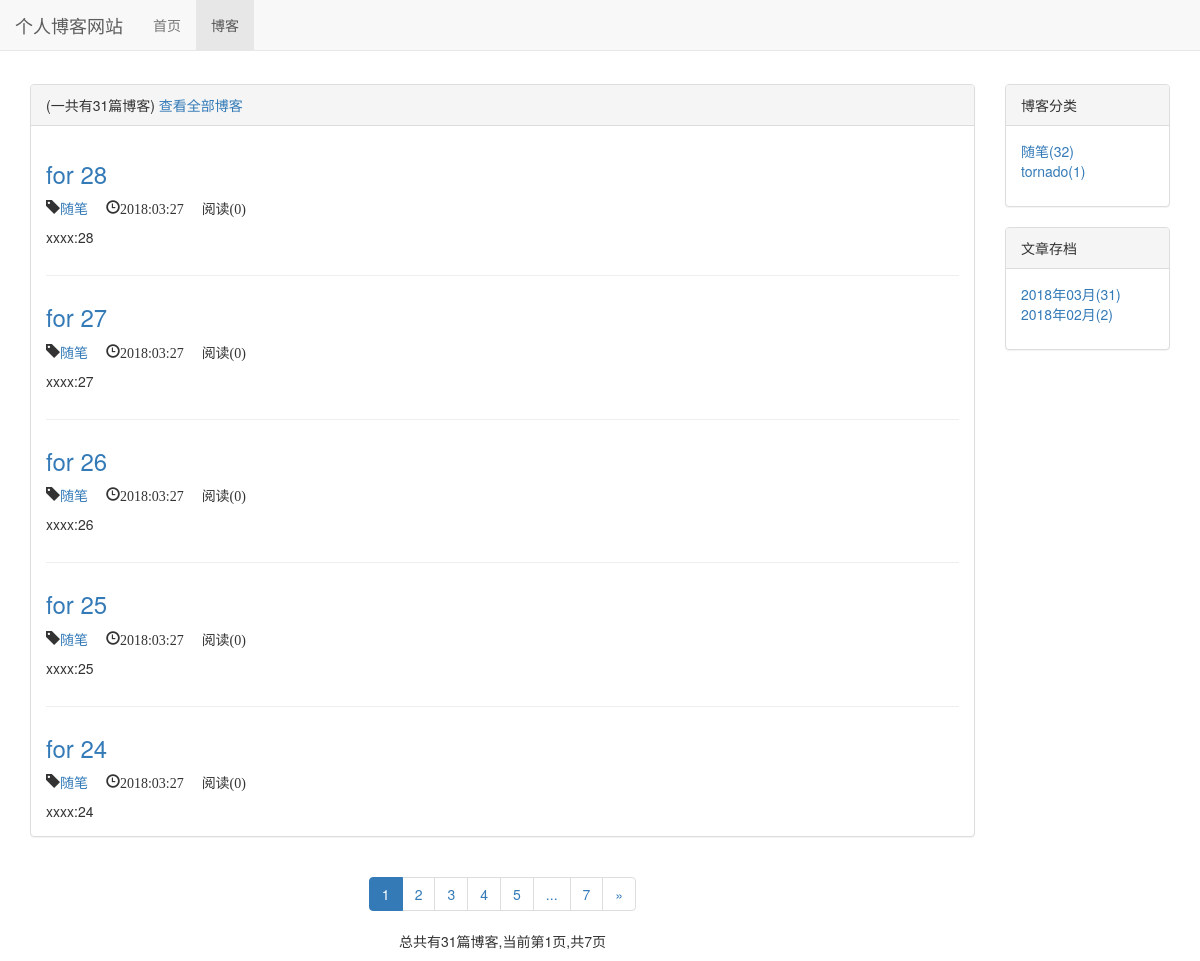
The app's page /blog/date/2018/3 with its own data.
### blog/models.py (models this page shows, shortened)
class Blog(models.Model, ReadNumExpandMethod):
    title = models.CharField(max_length=50)
    content = RichTextUploadingField()
    created_time = models.DateTimeField(auto_now_add=True)
    lst_update_time = models.DateTimeField(auto_now=True)
    author = models.ForeignKey(User, on_delete=models.DO_NOTHING)
    blog_type = models.ForeignKey(BlogType, on_delete=models.DO_NOTHING)
    class Meta:
        ordering = ["-created_time"]

class BlogType(models.Model):
    type_name = models.CharField(max_length=30)
    def __str__(self):
        return self.type_name

### blog/views.py (the view)
# urls.py: path('date/<int:year>/<int:month>', views.blog_with_date, name="blog_with_date"),
def blog_with_date(request, year, month):
    blogs_all_list = Blog.objects.filter(created_time__year=year, created_time__month=month)
    context = get_blog_list_common_data(request, blogs_all_list)
    return render_to_response("blog/blog_with_date.html", context)

### read_statistics/models.py (called while the page is built)
    def get_read_num(self):
        try:
            ct = ContentType.objects.get_for_model(self)
            readnum = ReadNum.objects.get(content_type=ct, object_id=self.pk)
            return readnum.read_num
        except exceptions.ObjectDoesNotExist:
            return 0

### blog/templates/blog/blog_with_date.html (shortened to what this page needs)
{% extends 'blog/blog_list.html' %}
{% block blog_list_title %}
    {{blog_type}}(一共有{{page_of_blogs.paginator.count}}篇博客)
    <a href="{% url 'blog_list' %}">查看全部博客</a>
{% endblock %}

### blog/templates/blog/blog_list.html (shortened to what this page needs)
{% extends 'base.html' %}
{% load staticfiles %}
{% block header_extends %}<link rel="stylesheet" href="{% static 'blog/blog.css'%}">{% endblock %}
{% block nav_blog_active %}active{% endblock %}
{% block content %}
    <div class="container">
        <div class="row">
            <div class="col-xs-12 col-md-8 col-lg-10">
                <div class="panel panel-default">
                    <div class="panel-heading">
                        {% block blog_list_title %}博客列表 (一共有{{page_of_blogs.paginator.count}}篇博客){% endblock %}
                    </div>
                    <div class="panel-body">
                        {% for blog in blogs %}
                            <h3>
                                <a href="{% url 'blog_detail' blog.pk %}">{{blog.title}}</a>
                            </h3>
                            <p class="blog-info">
                                <span class="glyphicon glyphicon-tag"><a href="{% url 'blog_with_type' blog.blog_type.pk %}">{{blog.blog_type}}</a></span>
                                <span class="glyphicon glyphicon-time">{{blog.created_time|date:"Y:m:d"}}</span>
                                <span class="glyphicon">阅读({{blog.get_read_num}})</span>
                            </p>
                            <div class="blog">{{blog.content|truncatechars:120|striptags}}</div>
                        {% empty %}
                            <div class="blog">暂无博客,敬请期待</div>
                        {% endfor %}
                    </div>
                </div>
                <div class="paginator">
                    <ul class="pagination">
                    {% for page_num in page_range %}
                        {% if page_num == page_of_blogs.number %}
                            <li class="active"><span>{{page_num}}</span></li>
                        {% elif page_num == "..." %}
                            <li><span>{{page_num}}</span></li>
                        {% else %}
                            <li><a href="?page={{page_num}}">{{page_num}}</a></li>
                        {% endif %}
                    {% endfor %}
                        <li>
                            <a href="?page={{page_of_blogs.next_page_number}}" aria-label="Next">
                            <span aria-hidden="true">&raquo;</span>
                            </a>
                        </li>
                    </ul>
                    <p>总共有{{page_of_blogs.paginator.count}}篇博客,当前第{{page_of_blogs.number}}页,共{{page_of_blogs.paginator.num_pages}}页</p>
                </div>
            </div>
            <div class="hidden-xs col-md-4 col-lg-2">
                <div class="panel panel-default">
                    <div class="panel-heading">博客分类</div>
                    <div class="panel-body">
                        <ul class="blog-types">
                            {% for blog_type in blog_types %}
                            <li><a href="{% url 'blog_with_type' blog_type.pk %}">{{blog_type.type_name}}({{blog_type.blog_count}})</a></li>
                            {% endfor %}
                        </ul>
                    </div>
                </div>
                <div class="panel panel-default">
                    <div class="panel-heading">文章存档</div>
                    <div class="panel-body">
                        <ul class="blog-types">
                            {% for blog_date, blog_count in blog_dates.items %}
                            <li><a href="{% url 'blog_with_date' blog_date.year blog_date.month %}">{{blog_date|date:"Y年m月"}}({{blog_count}})</a></li>
                            {% endfor %}
                        </ul>
                    </div>
                </div>
            </div>
        </div>
    </div>
{% endblock %}

### static/base.css (style rules this page uses)
* { margin:0; padding:0; }
body { margin-top:50px!important }

### blog/static/blog/blog.css (style rules this page uses)
div.container { margin-top: 6em; }
ul.blog-types { list-style-type: none; }
div.blog:not(:last-child) { margin-bottom: 2em; padding-bottom: 2em; border-bottom: 1px solid #eee; }
div.paginator { text-align: center; }
span.glyphicon { margin-right:1em }

### records on screen
Blog: title "for 28", blog_type "随笔", created_time "2018:03:27", get_read_num "0", content "xxxx:28"
Blog: title "for 27", blog_type "随笔", created_time "2018:03:27", get_read_num "0", content "xxxx:27"
Blog: title "for 26", blog_type "随笔", created_time "2018:03:27", get_read_num "0", content "xxxx:26"
Blog: title "for 25", blog_type "随笔", created_time "2018:03:27", get_read_num "0", content "xxxx:25"
Blog: title "for 24", blog_type "随笔", created_time "2018:03:27", get_read_num "0", content "xxxx:24"
BlogType: type_name "随笔", blog_count "32"
BlogType: type_name "tornado", blog_count "1"

### other values on screen
{{ page_of_blogs.paginator.count }} "31"
{{ page_num }} "1"
{{ page_num }} "2" "3" "4" "5" "7"
{{ page_num }} "..."
{{ page_of_blogs.number }} "1"
{{ page_of_blogs.paginator.num_pages }} "7"
{{ blog_date|date:"Y年m月" }} "2018年03月" "2018年02月"
{{ blog_count }} "31" "2"
